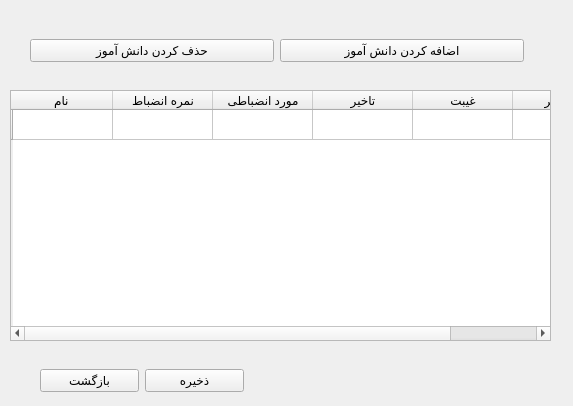
<?xml version="1.0" encoding="UTF-8"?>
<ui version="4.0">
 <class>Nazem2</class>
 <widget class="QWidget" name="Nazem2">
  <property name="geometry">
   <rect>
    <x>0</x>
    <y>0</y>
    <width>573</width>
    <height>406</height>
   </rect>
  </property>
  <property name="windowTitle">
   <string>Form</string>
  </property>
  <widget class="QTableWidget" name="tableWidget">
   <property name="geometry">
    <rect>
     <x>10</x>
     <y>90</y>
     <width>541</width>
     <height>251</height>
    </rect>
   </property>
   <row>
    <property name="text">
     <string/>
    </property>
   </row>
   <column>
    <property name="text">
     <string>نام </string>
    </property>
   </column>
   <column>
    <property name="text">
     <string>نمره انضباط</string>
    </property>
   </column>
   <column>
    <property name="text">
     <string>مورد انضباطی</string>
    </property>
   </column>
   <column>
    <property name="text">
     <string>تاخیر</string>
    </property>
   </column>
   <column>
    <property name="text">
     <string>غیبت</string>
    </property>
   </column>
   <column>
    <property name="text">
     <string>نام دبیر</string>
    </property>
   </column>
  </widget>
  <widget class="QWidget" name="horizontalLayoutWidget">
   <property name="geometry">
    <rect>
     <x>30</x>
     <y>30</y>
     <width>494</width>
     <height>41</height>
    </rect>
   </property>
   <layout class="QHBoxLayout" name="horizontalLayout">
    <item>
     <widget class="QPushButton" name="pushButton_3">
      <property name="text">
       <string>حذف کردن دانش آموز</string>
      </property>
     </widget>
    </item>
    <item>
     <widget class="QPushButton" name="pushButton">
      <property name="text">
       <string>اضافه کردن دانش آموز</string>
      </property>
     </widget>
    </item>
   </layout>
  </widget>
  <widget class="QWidget" name="horizontalLayoutWidget_2">
   <property name="geometry">
    <rect>
     <x>40</x>
     <y>360</y>
     <width>204</width>
     <height>41</height>
    </rect>
   </property>
   <layout class="QHBoxLayout" name="horizontalLayout_2">
    <item>
     <widget class="QPushButton" name="pushButton_6">
      <property name="text">
       <string>بازگشت</string>
      </property>
     </widget>
    </item>
    <item>
     <widget class="QPushButton" name="pushButton_5">
      <property name="text">
       <string>ذخیره</string>
      </property>
     </widget>
    </item>
   </layout>
  </widget>
 </widget>
 <resources/>
 <connections/>
</ui>
